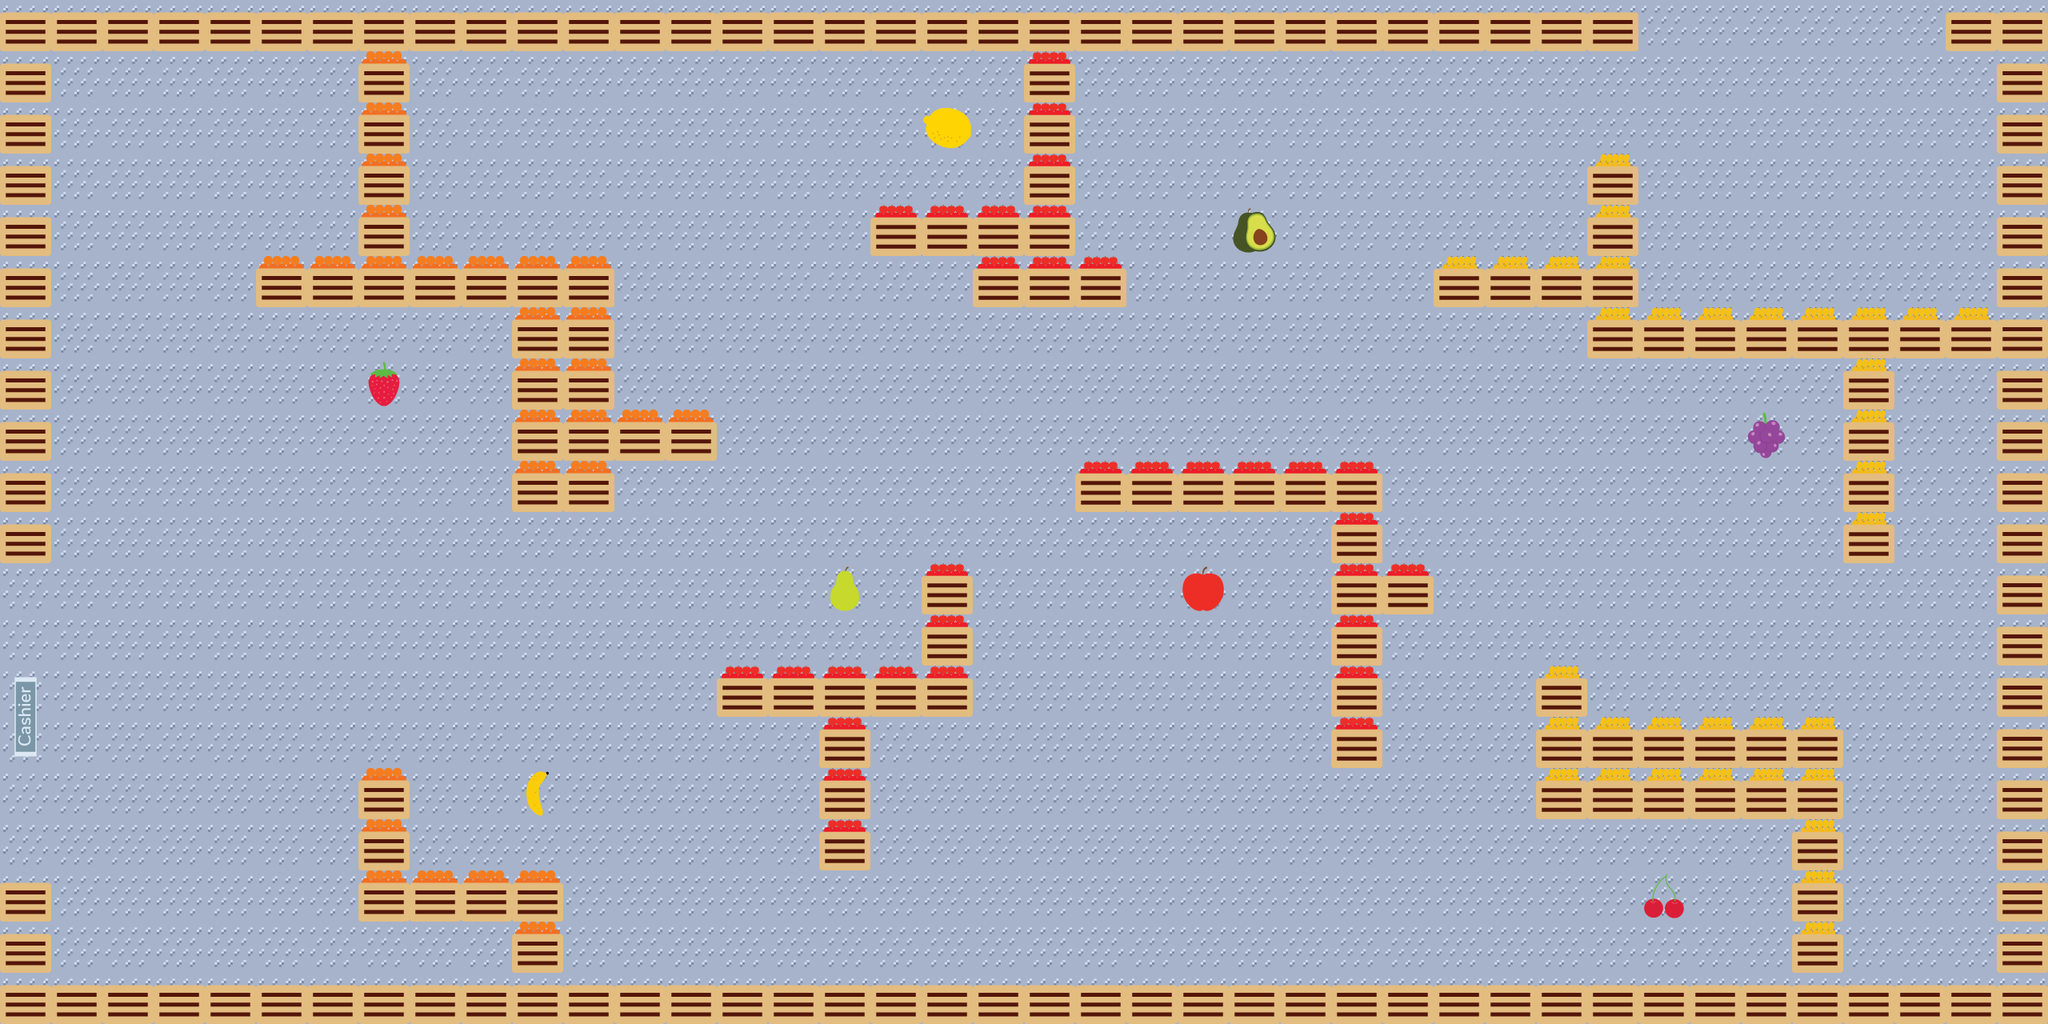

A 2D game scene composited from a Tiled map and its tileset images. What follows is a short description and the map's XML, with each tile layer's data collapsed to a summary:
An orthogonal 40x20 tile map with 64x64 px tiles, 3 tile layers (groundLayer, shelfLayer, fruitLayer), 1 hidden layer not drawn and 8 objects (cashier, startPoint, endPoint, obstacle_1, obstacle_2, ...).

<map version="1.4" tiledversion="1.4.3" orientation="orthogonal" renderorder="right-down" width="40" height="20" tilewidth="64" tileheight="64" infinite="0" nextlayerid="6" nextobjectid="10">
 <editorsettings>
  <export target="tiles2.json" format="json" />
 </editorsettings>
 <tileset firstgid="1" name="Tiles2" tilewidth="64" tileheight="64" tilecount="18" columns="6">
  <image source="Tiles2.png" width="384" height="192" />
  <tile id="1">
   <properties>
    <property name="obstacle" type="bool" value="true" />
   </properties>
  </tile>
  <tile id="2">
   <properties>
    <property name="pear" type="bool" value="true" />
   </properties>
  </tile>
  <tile id="3">
   <properties>
    <property name="grape" type="bool" value="true" />
   </properties>
  </tile>
  <tile id="4">
   <properties>
    <property name="lemon" type="bool" value="true" />
   </properties>
  </tile>
  <tile id="5">
   <properties>
    <property name="cashier" type="bool" value="true" />
   </properties>
  </tile>
  <tile id="6">
   <properties>
    <property name="shelf4" type="bool" value="true" />
   </properties>
  </tile>
  <tile id="7">
   <properties>
    <property name="cherry" type="bool" value="true" />
   </properties>
  </tile>
  <tile id="8">
   <properties>
    <property name="apple" type="bool" value="true" />
   </properties>
  </tile>
  <tile id="9">
   <properties>
    <property name="banana" type="bool" value="true" />
   </properties>
  </tile>
  <tile id="10">
   <properties>
    <property name="shelf" type="bool" value="true" />
   </properties>
  </tile>
  <tile id="11">
   <properties>
    <property name="cashier" type="bool" value="true" />
   </properties>
  </tile>
  <tile id="12">
   <properties>
    <property name="shelf3" type="bool" value="true" />
   </properties>
  </tile>
  <tile id="13">
   <properties>
    <property name="shelf2" type="bool" value="true" />
   </properties>
  </tile>
  <tile id="14">
   <properties>
    <property name="strawberry" type="bool" value="true" />
   </properties>
  </tile>
  <tile id="15">
   <properties>
    <property name="avocado" type="bool" value="true" />
   </properties>
  </tile>
 </tileset>
 <layer id="1" name="groundLayer" width="40" height="20">
  <data>[800 cells, 800 non-empty, 3 distinct tile ids]</data>
 </layer>
 <layer id="2" name="shelfLayer" width="40" height="20">
  <data>[800 cells, 198 non-empty, 4 distinct tile ids]</data>
 </layer>
 <layer id="3" name="fruitLayer" width="40" height="20">
  <data>[800 cells, 8 non-empty, 8 distinct tile ids]</data>
 </layer>
 <layer id="4" name="obstacleLayer" width="40" height="20" visible="0">
  <data>[800 cells, 6 non-empty, 1 distinct tile ids]</data>
 </layer>
 <objectgroup id="5" name="objectLayer">
  <object id="1" name="cashier" x="2.15239" y="832.975" width="58.832" height="124.839" />
  <object id="2" name="startPoint" x="2274.78" y="81.6587">
   <point />
  </object>
  <object id="3" name="endPoint" x="27.2196" y="898.246">
   <point />
  </object>
  <object id="5" name="obstacle_1" x="351.789" y="614.12">
   <point />
  </object>
  <object id="6" name="obstacle_2" x="1439.21" y="997.606">
   <point />
  </object>
  <object id="7" name="obstacle_3" x="1505.73" y="167.427">
   <point />
  </object>
  <object id="8" name="obstacle_4" x="2142.96" y="744.859">
   <point />
  </object>
  <object id="9" name="obstacle_5" x="1120.88" y="489.579">
   <point />
  </object>
 </objectgroup>
</map>